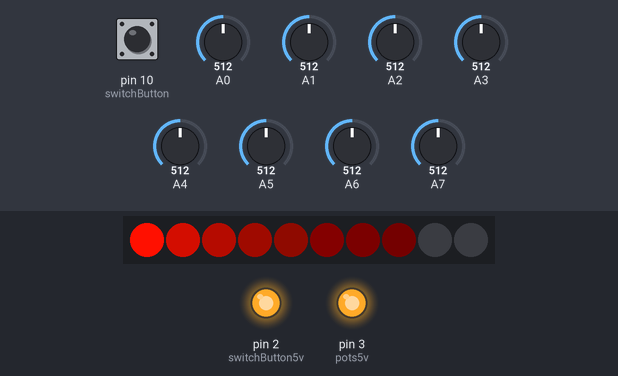
Bench run of a sketch on a simulated Arduino Uno, built with avr-gcc and run on an emulated ATmega328P. Shown: 10 RGB LEDs in strip order, left to right, output pins drawn as LEDs (lit = HIGH). Inputs (shaded band) come from the test bench; at power-on: pin 10 (switchButton) LOW, A0 = 512, A1 = 512, A2 = 512, A3 = 512, A4 = 512, A5 = 512, A6 = 512, A7 = 512. Dim RGB values are drawn brighter than linear; what the sketch prints to the serial monitor is not drawn.

Above: at 1.2 s.
1.3 s: pin 10 (switchButton) pulled HIGH for 1 s
At 2.32 s:
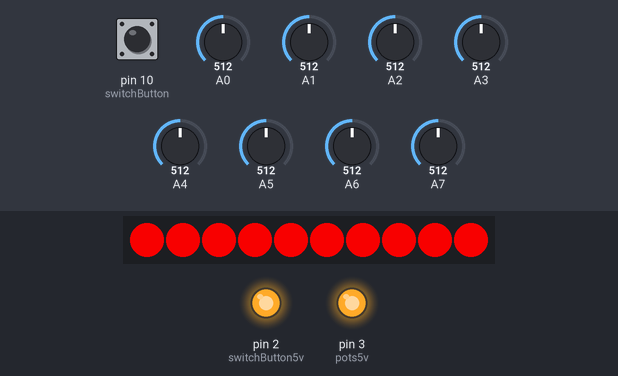
3.9 s: pin 10 (switchButton) pulled HIGH for 3.2 s
At 5.53 s:
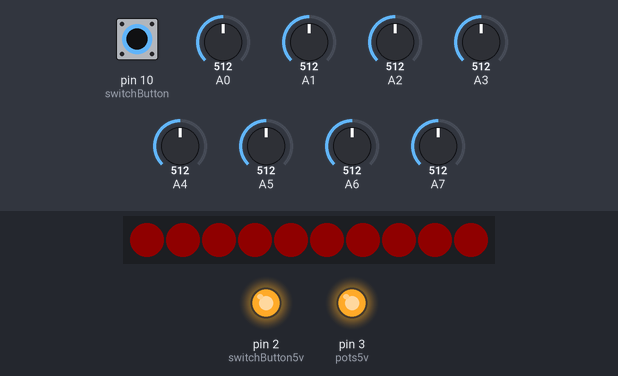
8.6 s: pin 10 (switchButton) pulled HIGH for 3.2 s
At 12.9 s:
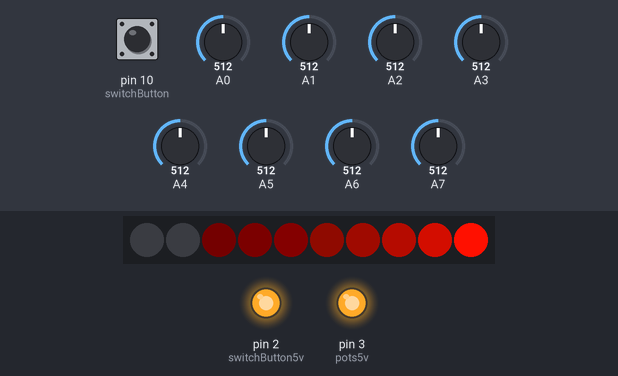
Timing chart, 0 to 14.4 s (numbered marks = the images above; inputs shaded):
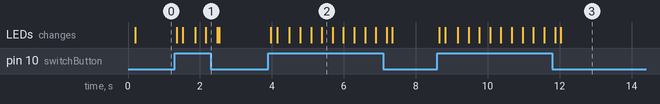

Measured:
- after the input at 1.3 s, the LEDs: first change after 0.05 s (image 1 shows a later state)
- after the input at 3.9 s, the LEDs: first change after 0.07 s (image 2 shows a later state)
- after the input at 8.6 s, the LEDs: first change after 0.05 s (image 3 shows a later state)

The sketch:

pano-controller.ino
```cpp
#include "ardumidi.h"
#include "PanoNeoPixels.h"
#define NUM_KNOBS 9
#define THRESHOLD 10
#define HOLD_CONTROLLER 64

int switchButton = 10;
int switchButton5v = 2;
int pots5v = 3;
int buttonState;
int lastButtonState = LOW;
bool shiftState = false;
bool holdState = false;
unsigned long lastDebounceTime = 0;  // the last time the output pin was toggled
unsigned long debounceDelay = 50;    // the debounce time; increase if the output flickers
unsigned long lastButtonHighTime = 0;
unsigned long holdDelay = 500;  // if button is held down for this long, becomes a 'HOLD' event


int knobState[NUM_KNOBS*2];

PanoNeoPixels pix = PanoNeoPixels();

void setup(){

  for (int i=0; i < NUM_KNOBS*2; i++){
    knobState[i] = -1;
  }


  Serial.begin(115200);
  pinMode(switchButton5v, OUTPUT);
  pinMode(pots5v, OUTPUT);
  digitalWrite(switchButton5v, HIGH);
  digitalWrite(pots5v, HIGH);
  pinMode(switchButton, INPUT);
  pix.ClearStrip();

  pix.ShowAll();
}

void loop(){


  // check shift button state with debouncing
  int reading = digitalRead(switchButton);
  if (reading != lastButtonState) {
    // reset the debouncing timer
    lastDebounceTime = millis();
  }

  if ((millis() - lastDebounceTime) > debounceDelay) {
    if (reading != buttonState) {
      buttonState = reading;

      // only toggle the LED if the new button state is HIGH
      if (buttonState == HIGH) {
        shiftState = !shiftState;
        lastButtonHighTime = millis();
      }
    }
  }

  if (buttonState && (millis() - lastButtonHighTime) > holdDelay){
    holdState = true;
    midi_controller_change(0, HOLD_CONTROLLER, 127);
    pix.ShowAll();
  } else if (holdState && !buttonState) {
    holdState = false;
    midi_controller_change(0, HOLD_CONTROLLER, 0);
    lastButtonHighTime = millis();

  }

  if (!holdState) {
    pix.ShowLR(shiftState);
  }


  lastButtonState = reading;

  // check & transmit knobs
  for (int i=0; i < NUM_KNOBS; i++){
    int currentState = analogRead(i);
    int index = i + (shiftState ? 0 : NUM_KNOBS);
    int diff = abs(currentState - knobState[index]);
    if (diff > THRESHOLD){
      midi_controller_change(0, index, currentState/8);
      knobState[index] = currentState;
    }

  }

  pix.Update();

}
```

PanoNeoPixels.cpp
```cpp
/*
 * https://github.com/technobly/NeoPixel-KnightRider/blob/master/NeoPixel_KnightRider.ino
 */

 #include "PanoNeoPixels.h"

PanoNeoPixels::PanoNeoPixels()
{
  _pixels = Adafruit_NeoPixel(NUMPIXELS, PIN, NEO_GRB + NEO_KHZ800);
  //_pixels.setBrightness(10); // 0-255
  _pixels.begin();
}


void PanoNeoPixels::ShowAll(){
  _mode = true;
}

void PanoNeoPixels::ShowLR(bool lr){
  if (_mode != false || lr != _lr){
    KnightRider(20,2,0xFF1000,lr);
  }
  _mode = false;
  _lr = lr;
}


void PanoNeoPixels::Update(){

  if (_mode) {
    // flash all mode
    _animCounter += 5;
    if (_animCounter > 255){
      _animCounter = 0;
      _flashState = !_flashState;
    }

    for (int i = 0; i < NUMPIXELS; i++){
     _pixels.setPixelColor(i, _pixels.Color(_animCounter,0,0)); // RGB
     _pixels.show();
    }


  } else {
//   // LR mode
//
//   float tgt = _lr ? 1.0f : -1.0f;
//   _current += (tgt - _current) * 0.05f;
//
//   float _stateL[] = { 1.0f, 0.2f, 0.00f, 0.0f };
//   float _stateR[] = { 0.0f, 0.00f, 0.2f, 1.0f };
//
//   for (int i = 0; i < NUMPIXELS; i++){
//    float valL = (float)255 * _stateL[i];
//    floats valR = (float)255 * _stateR[i];
//    int valFinal = (valR * _current) + (valL * (1.0f - _current));
//     _pixels.setPixelColor(i, valFinal, 0, 0); // RGB
//
//    }
//    _pixels.show();

  }


}

void PanoNeoPixels::KnightRider(uint16_t speed, uint8_t width, uint32_t color, bool left){
  uint32_t old_val[NUMPIXELS];
  if (left){
    for (int count = 1; count < NUMPIXELS; count++) {
      _pixels.setPixelColor(count, color);
      old_val[count] = color;
      for(int x = count; x > 0; x--) {
        old_val[x-1] = DimColor(old_val[x-1], width);
        _pixels.setPixelColor(x-1, old_val[x-1]);
      }
      _pixels.show();
      delay(speed);
    }
  } else {
    for (int count = NUMPIXELS-1; count >= 0; count--){
      _pixels.setPixelColor(count, color);
      old_val[count] = color;
      for(int x = count; x<=NUMPIXELS ;x++) {
        old_val[x-1] = DimColor(old_val[x-1], width);
        _pixels.setPixelColor(x+1, old_val[x+1]);
      }
      _pixels.show();
      delay(speed);
    }
  }
}

void PanoNeoPixels::ClearStrip(){
  for (uint8_t i = 0; i < NUMPIXELS; i++){
    _pixels.setPixelColor(i, 0x000000);
    _pixels.show();
  }
}

uint32_t PanoNeoPixels::DimColor(uint32_t color, uint8_t width) {
   return (((color&0xFF0000)/width)&0xFF0000) + (((color&0x00FF00)/width)&0x00FF00) + (((color&0x0000FF)/width)&0x0000FF);
}
```

PanoNeoPixels.h
```cpp
#include <Arduino.h>
#include <Adafruit_NeoPixel.h>

#define PIN       7 // DIGITAL PIN ON BOARD
#define NUMPIXELS 10 // NUM PIXELS ON STRIP

class PanoNeoPixels
{
  public:
    PanoNeoPixels();
    void ShowLR(bool lr);
    void ShowAll();
    void Update();
    void KnightRider(uint16_t speed, uint8_t width, uint32_t color, bool dir);
    void ClearStrip();
    uint32_t DimColor(uint32_t color, uint8_t width);
  private:
    Adafruit_NeoPixel _pixels;
    bool _mode;
    bool _lr;
    float _current;
    int _animCounter;
    bool _flashState;

};
```

ardumidi.cpp
```cpp
// (licence header left out)
// file version 0.60

#include "ardumidi.h"
#include "HardwareSerial.h"

void midi_note_off(byte channel, byte key, byte velocity)
{
	midi_command(0x80, channel, key, velocity);
}

void midi_note_on(byte channel, byte key, byte velocity)
{
	midi_command(0x90, channel, key, velocity);
}

void midi_key_pressure(byte channel, byte key, byte value)
{
	midi_command(0xA0, channel, key, value);
}

void midi_controller_change(byte channel, byte control, byte value)
{
	midi_command(0xB0, channel, control, value);
}

void midi_program_change(byte channel, byte program)
{
	midi_command_short(0xC0, channel, program);
}

void midi_channel_pressure(byte channel, byte value)
{
	midi_command_short(0xD0, channel, value);
}

void midi_pitch_bend(byte channel, int value)
{
	midi_command(0xE0, channel, value & 0x7F, value >> 7);
}

void midi_command(byte command, byte channel, byte param1, byte param2)
{
	Serial.write(command | (channel & 0x0F));
	Serial.write(param1 & 0x7F);
	Serial.write(param2 & 0x7F);
}

void midi_command_short(byte command, byte channel, byte param1)
{
	Serial.write(command | (channel & 0x0F));
	Serial.write(param1 & 0x7F);
}

void midi_print(char* msg, int len)
{
	Serial.write(0xFF);
	Serial.write(0x00);
	Serial.write(0x00);
	Serial.write(len );
	Serial.write(msg);
}

void midi_comment(char* msg)
{
	int   len = 0;
	char* ptr = msg;
	while (*ptr++) len++;
	midi_print(msg, len);
}

int midi_message_available() {
	/*
	   This bit will check that next bytes to be read would actually
	   have the midi status bit. If not it will remove uncorrect bytes
	   from internal buffer
	   */
	while ((Serial.available() > 0) && ((Serial.peek() & B10000000) != 0x80)) {
		Serial.read();
	}

	/* Well we don't exactly know how many commands there might be in the Serial buffer
           so we'll just guess it according the type of message that happens to be waiting
           in the buffer. At least we get first one right! */
	byte command = Serial.peek() & 11110000;
	if (command != MIDI_PROGRAM_CHANGE && command != MIDI_CHANNEL_PRESSURE) {
		return (Serial.available()/2);
	}
	return (Serial.available()/3);
}

MidiMessage read_midi_message() {
	MidiMessage message;
	byte midi_status = Serial.read();
	message.command  = (midi_status & B11110000);
	message.channel  = (midi_status & B00001111);
	message.param1   = Serial.read();
	if (message.command != MIDI_PROGRAM_CHANGE && message.command != MIDI_CHANNEL_PRESSURE) {
		message.param2   = Serial.read();
	}
	return message;
}

int get_pitch_bend(MidiMessage m) {
	return (m.param1 & 0x7F) + ((m.param2 & 0x7F) << 7);
}
```

ardumidi.h
```cpp
// (licence header left out)
// file version 0.60

#ifndef ardumidi_h
#define ardumidi_h

#if (ARDUINO >= 100)
 #include <Arduino.h>
#else
#include "WProgram.h"
#endif

// MIDI notes
#define MIDI_C0            0
#define MIDI_D0            2
#define MIDI_E0            4
#define MIDI_F0            5
#define MIDI_G0            7
#define MIDI_A0            9
#define MIDI_B0           11
#define MIDI_C            60
#define MIDI_D            62
#define MIDI_E            64
#define MIDI_F            65
#define MIDI_G            67
#define MIDI_A            69
#define MIDI_B            71
#define MIDI_SHARP         1
#define MIDI_FLAT         -1
#define MIDI_OCTAVE       12

// MIDI out
#define MIDI_NOTE_OFF          0x80
#define MIDI_NOTE_ON           0x90
#define MIDI_PRESSURE          0xA0
#define MIDI_CONTROLLER_CHANGE 0xB0
#define MIDI_PROGRAM_CHANGE    0xC0
#define MIDI_CHANNEL_PRESSURE  0xD0
#define MIDI_PITCH_BEND        0xE0

struct MidiMessage {
	byte command;
	byte channel;
	byte param1;
	byte param2;
};

// MIDI in
void midi_note_off(byte channel, byte key, byte velocity);
void midi_note_on(byte channel, byte key, byte velocity);
void midi_key_pressure(byte channel, byte key, byte value);
void midi_controller_change(byte channel, byte control, byte value);
void midi_program_change(byte channel, byte program);
void midi_channel_pressure(byte channel, byte value);
void midi_pitch_bend(byte channel, int value);
void midi_command(byte command, byte channel, byte param1, byte param2);
void midi_command_short(byte command, byte channel, byte param1);

// MIDI out
int midi_message_available();
MidiMessage read_midi_message();
int get_pitch_bend(MidiMessage msg);

// Other
void midi_print(char* msg, int len);
void midi_comment(char* msg);

#endif
```
